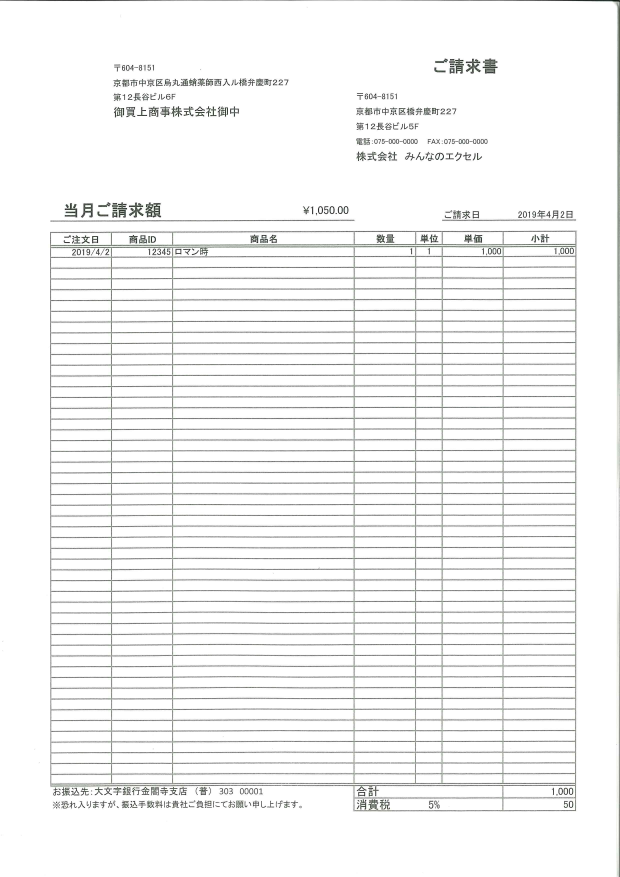
#> input picture data/005.jpg, 2480 x 3508 px, given in place of nouhin_test_ocr_ImgOutput0.jpg, which was not available (shown at 1/4 size)
$ jupyter execute --allow-errors fuku-draft.ipynb   (shell and % lines are left out)   (text cells are left out)
#> lines starting #> are read from the running program, lines starting #| are printed output that depends on the picture; after the words box and inside, x2 and y2 are one past the last pixel; in counts of white or black regions, pixels touching at a corner belong together; pictures that were not available may be replaced by others from this repository, and a replacement may not be noted
#> further down, img is the input picture: shape (3508, 2480, 3); mean B, G, R 244.1, 244.3, 244.1
[cell 1]
import pytesseract
from pytesseract import Output
from PIL import Image, ImageDraw, ImageFont
import cv2
import numpy as np
from glob import glob
import pandas as pd
import os
import re
from openpyxl import Workbook, load_workbook
from openpyxl.utils.dataframe import dataframe_to_rows
from tqdm import tqdm

[cell 2]
from matplotlib import pyplot as plt

font_path = "/usr/share/fonts/truetype/fonts-japanese-mincho.ttf"

[cell 3]
def remove_line(img):
    gray = cv2.cvtColor(img, cv2.COLOR_BGR2GRAY)

    # Otsu's thresholding
    _,binary = cv2.threshold(gray,0,255,cv2.THRESH_BINARY_INV+cv2.THRESH_OTSU)
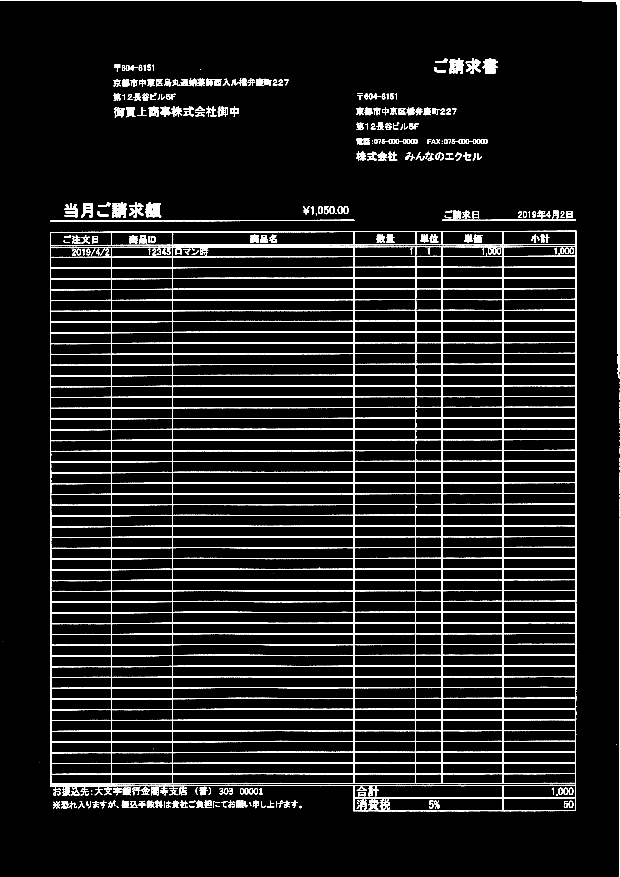
#> binary: shape (3508, 2480) (shown at 1/4 size); 6.8% white; 513 white regions (71 under 20 px), largest, box (x1, y1, x2, y2) and area: (200, 923, 2306, 3245) 471266, (0, 0, 2480, 1512) 20454, (202, 879, 1418, 887) 4561

    horizontal_img = binary.copy()
    vertical_img = binary.copy()

    kernel = cv2.getStructuringElement(cv2.MORPH_RECT, (50,1))
    horizontal_img = cv2.erode(horizontal_img, kernel, iterations=1)
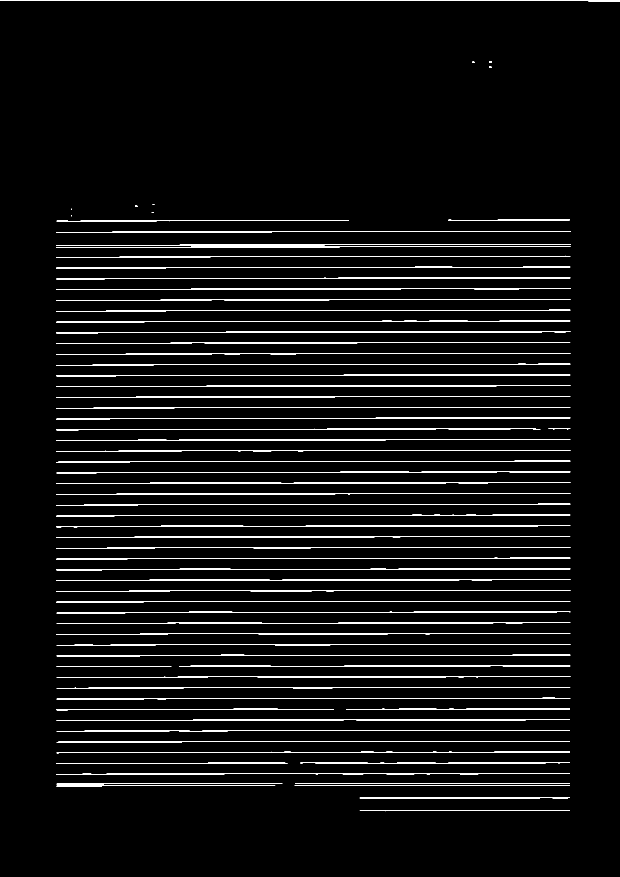
#> horizontal_img: shape (3508, 2480) (shown at 1/4 size); 3.5% white; 75 white regions (5 under 20 px), largest, box (x1, y1, x2, y2) and area: (226, 1757, 2281, 1764) 5944, (226, 2317, 2281, 2324) 5930, (225, 924, 2282, 931) 5886
    horizontal_img = cv2.dilate(horizontal_img, kernel, iterations=1)
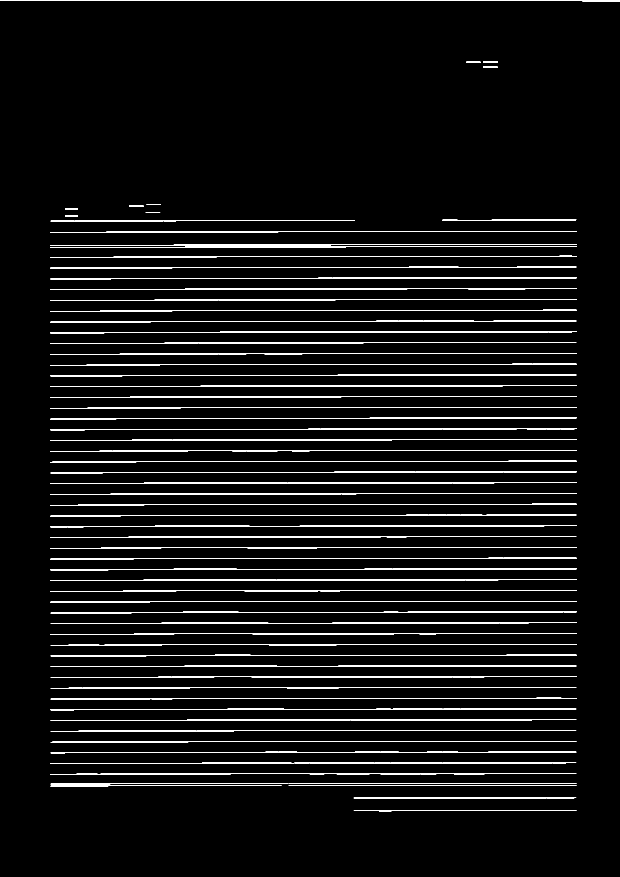
#> horizontal_img: shape (3508, 2480) (shown at 1/4 size); 3.9% white; 71 white regions, largest, box (x1, y1, x2, y2) and area: (202, 1757, 2306, 1764) 6532, (201, 1110, 2306, 1117) 6469, (202, 2317, 2306, 2324) 6469


    kernel = cv2.getStructuringElement(cv2.MORPH_RECT, (1,40))
    vertical_img = cv2.erode(vertical_img, kernel, iterations=1)
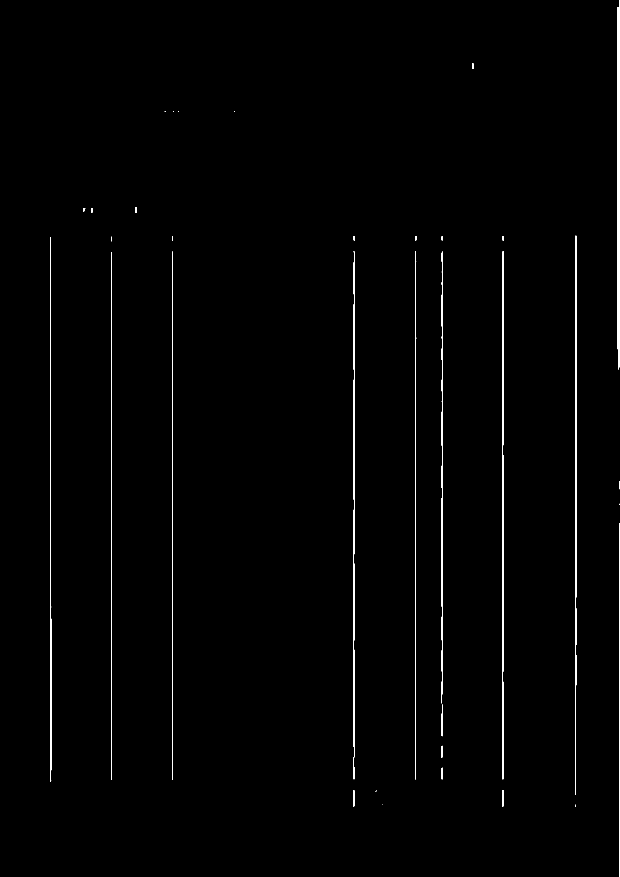
#> vertical_img: shape (3508, 2480) (shown at 1/4 size); 0.71% white; 35 white regions (8 under 20 px), largest, box (x1, y1, x2, y2) and area: (2470, 0, 2480, 1479) 13030, (2301, 943, 2305, 3179) 6822, (200, 948, 205, 3128) 6085
    vertical_img = cv2.dilate(vertical_img, kernel, iterations=1)
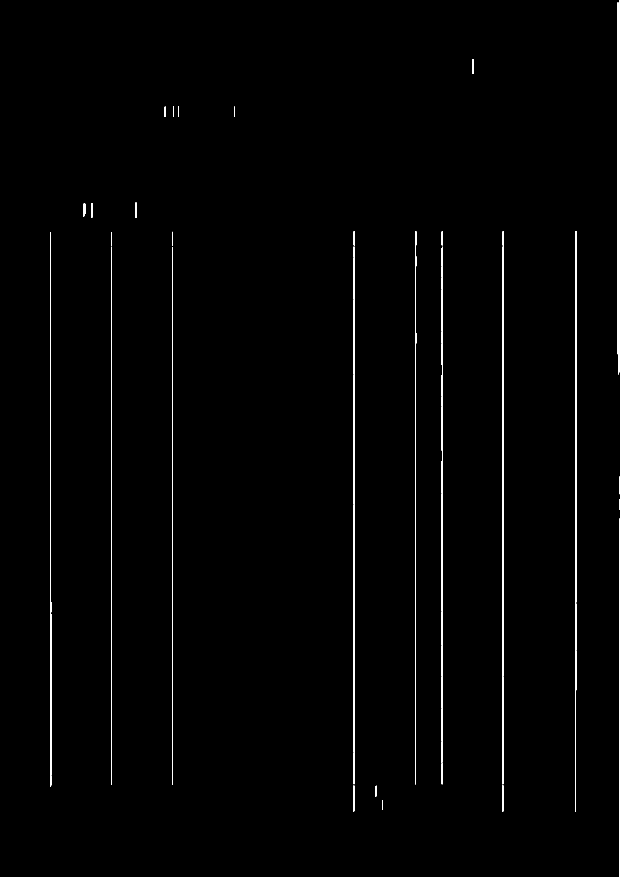
#> vertical_img: shape (3508, 2480) (shown at 1/4 size); 0.85% white; 31 white regions, largest, box (x1, y1, x2, y2) and area: (2470, 0, 2480, 1499) 13694, (2301, 924, 2305, 3199) 7641, (444, 989, 448, 3138) 7050

    mask_img = horizontal_img + vertical_img
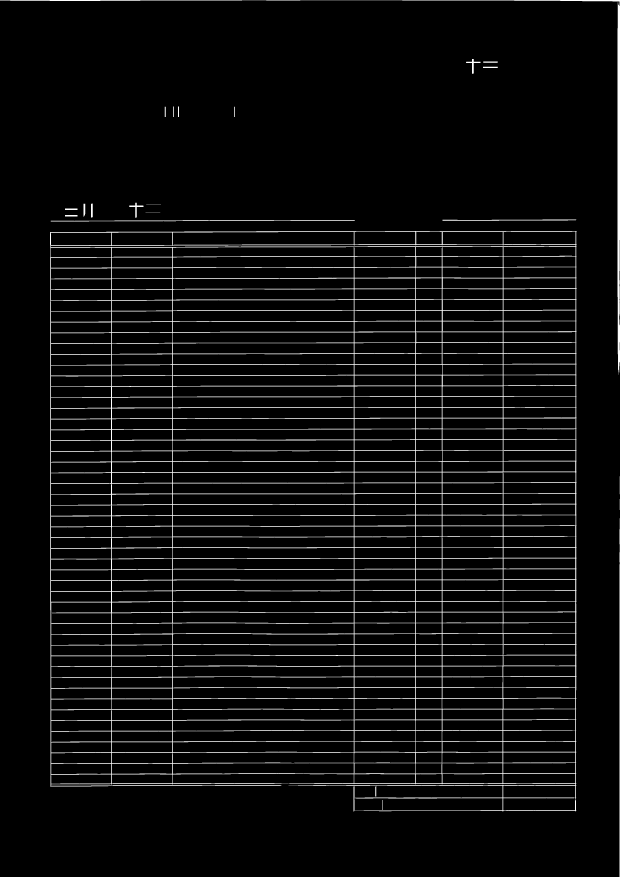
#> mask_img: shape (3508, 2480) (shown at 1/4 size); min 0, max 255, mean 12.1
    mask_indx = mask_img == 255
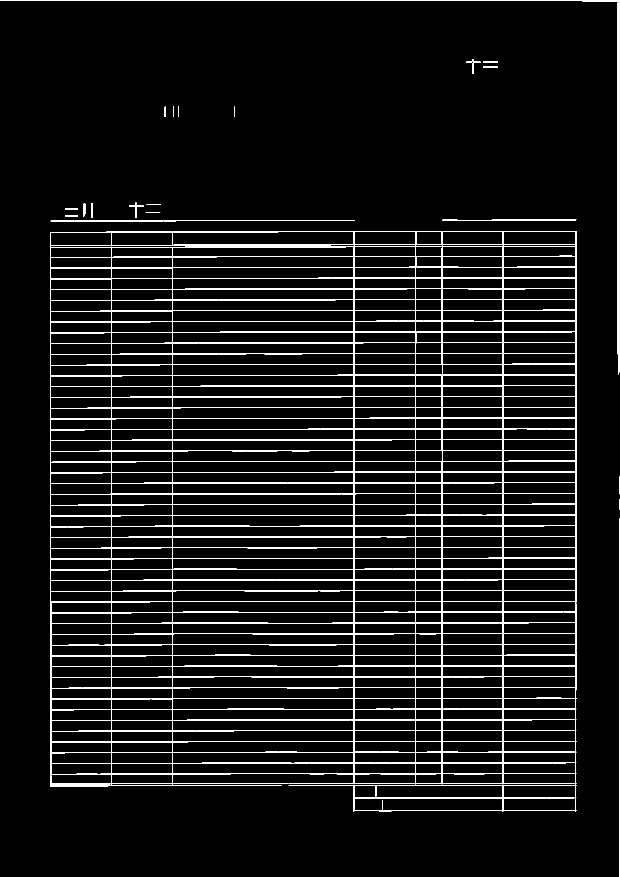
#> mask_indx: shape (3508, 2480) bool (shown at 1/4 size); 4.7% white; 23 white regions (1 under 20 px), largest, box (x1, y1, x2, y2) and area: (200, 924, 2307, 3246) 376627, (0, 0, 2480, 1499) 19690, (203, 880, 1419, 886) 3445
    img[mask_indx] = 255
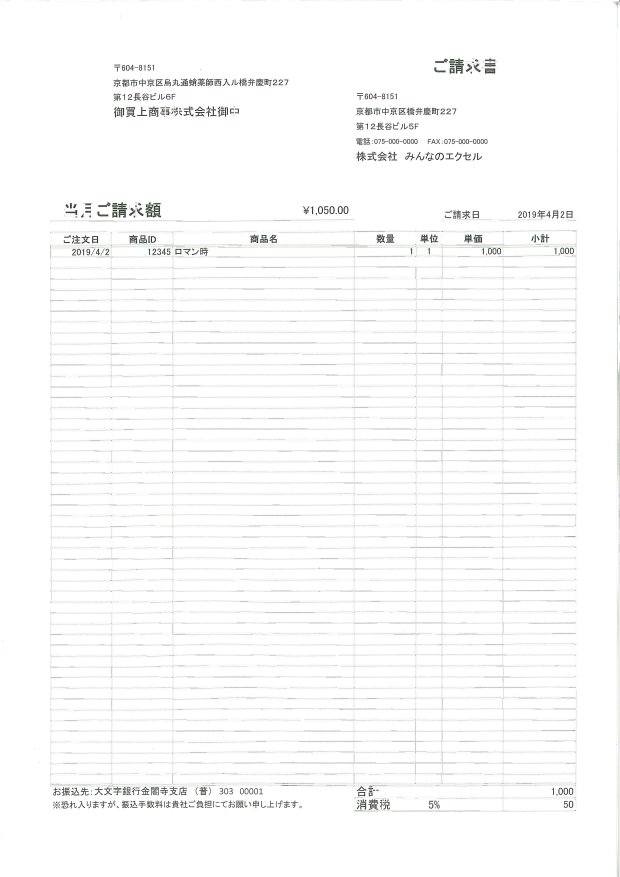
#> img: shape (3508, 2480, 3) (shown at 1/4 size); mean B, G, R 250.5, 250.6, 250.5

    return img
# [9 lines left out: function df_to_image, not called in this run]

[cell 4]
# [112 lines left out: functions is_next, process_row, process_line, process_phrases, not called in this run]

[cell 5]
input_folder = "data"
image_paths = []
image_paths.extend(glob(os.path.join(input_folder, "*.png")))
image_paths.extend(glob(os.path.join(input_folder, "*.jpg")))
image_paths = ["data/nouhin_test_ocr_ImgOutput0.jpg"]
fig=plt.figure(figsize=(100, 100))
rows = len(image_paths)
cols = 2
#> (the rest of this cell did not finish here and is left out)
